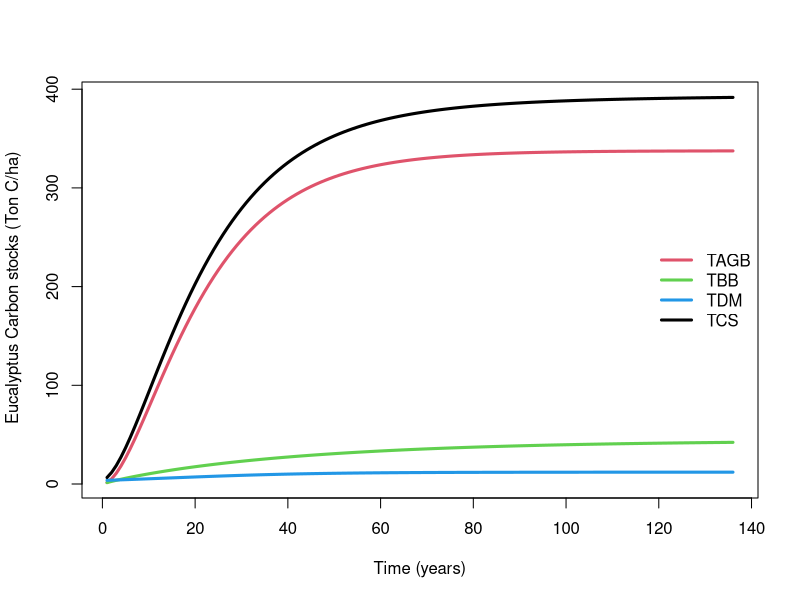

This chart was generated by the following R code: (Note: this script raises an error after producing the figure.)
library(ggplot2)
library(plyr)
library(dplyr)
# BUSINESS AS USUAL SCENARIO
# The simulated forest is 60 years old, so we run the simulation starting 60 years from 2025, until 2100
t=seq(1965:2100)
# We use data from Eucalyptus plantations in Hawai'i
# CAN BE IMPROVED: instead of starting with this amount of C, how about constraining the model
# to reach this amount whenever the data were taken
AGB=337.6 # aboveground biomass carbon (tons ha-1) lidar data obtained by Hayley
BGB=mean(c(22.4, 66)) # belowground biomass carbon (tons ha-1) averaged from Reeves 2012 thesis and Selments et al. 2017
DM=12 # litter carbon (tons ha-1) from Selments et al. 2017
# Forest model from Sierra et al. 2012 without the soil compartment adjusted to Hawai'i data
# CAN BE IMPROVED: NEED A EUCALYPTUS GROWTH MODEL
forestmodel <- function(t) {
  TAGB <- AGB * (1 - exp(-0.064 * t))^1.964
  TBB <- BGB * (1 - exp(-0.022 * t))^0.897
  TDM <- DM / (1 + 2.363 * exp(-0.062 * t))
  TCS <- TAGB + TBB + TDM
  return(data.frame(
    t = t,
    TAGB = TAGB,
    TBB = TBB,
    TDM = TDM,
    TCS = TCS
  ))
}
forestvalues <- forestmodel(t)
# Plot the results
matplot(forestvalues$t,forestvalues[,2:5], type="l", lty=1,lwd=3, col=c(2:4,1), 
        ylab=" Eucalyptus Carbon stocks (Ton C/ha)", xlab="Time (years)")
legend("right",c("TAGB", "TBB","TDM","TCS"),lty=1,col=c(2:4,1), lwd=3, bty="n")

# A SECOND VERSION:
# Using repeated growth plot data from the Division of Forestry and Wildlife (DOFAW)
# For two locations near HuiMAU 
# For four Eucalyptus species:
# ES: Eucalyptus saligna
# EM: Eucalyptus microcorys
# ER: Eucalyptus robusta
# EF: Eucalyptus resinifera
# Use allometric equations in Kaye et al. 2000 developed for Eucalyptus in Hawai'i
biomass= function(DBH) {
  wood=0.0062*DBH^3.3178
  crown=0.0082*DBH^2.2095
  root=0.029*DBH^2.432 # in Waring and Powers 2017 for Eucalyptus in Kenya
  biomass = wood + crown + root
  return(data.frame(
    wood=wood,
    crown=crown,
    root=root,
    total=biomass
  ))
}
# data=na.omit(DOFAWfiltered)
# eucbiomass=biomass(data$'DBH..cm.') # kg
# data=cbind(data, eucbiomass)
# write.csv(data, 'C:/Users/asarq/Documents/GitHub/N196CBS/Data/DOFAWfiltered.csv')
byplot = ddply(DOFAWfiltered, .(Plot, age),summarise, 
               woodarea = sum(wood)/0.04,
               crownarea = sum(crown)/0.04,
               rootarea = sum(root)/0.04, 
               totalarea=sum(total)/0.04
               ) 
ggplot(data=byplot, aes(age, totalarea/1000,color=as.factor(Plot))) +
  geom_point(size=5) +
  ylab('Total biomass (Mg/ha)') +
  theme_bw()
ggplot(data=byplot, aes(age, (woodarea+crownarea)/1000,color=as.factor(Plot))) +
  geom_point(size=5) +
  ylab('AGB (Mg/ha)')  +
  theme_bw()
# try with Chave et al. 2014 equation instead of Kaye's
biomass2= function(DBH, Height) {
  AGB <- 0.0673 * (d*DBH^2*Height)^0.976
  BGB=0.029*DBH^2.432 # in Waring and Powers 2017 for Eucalyptus in Kenya
  total = AGB + BGB
  return(data.frame(
    AGB=AGB,
    BGB=BGB,
    total=total
  ))
}
d=mean(0.803, 0.679, 0.87) #specific gravity (g/cm3) from moisturemeters.com.au/pages/australian-species-spacific-gravity-table
eucbiomass2=biomass2(DOFAWfiltered$DBH, DOFAWfiltered$Height)
#compare predictions
plot(eucbiomass$total, eucbiomass2$total)
cor(eucbiomass$total, eucbiomass2$total) # r2: 0.968
# both methods work similarly, so I'm sticking with the Hawaiian equations in Kaye et al. 2000
# Fitting a Gompertz logistic model to total biomass data.
time=c(0, byplot$age)
biomass=c(0,byplot$totalarea/1000) # transform to Mg
gompertz <- nls(biomass ~ A * exp(-B * exp(-k * time)),
                      start = list(A = 2084, B = 3, k = 0.022), # initial values for iterative optimization
                      data = data.frame(time, biomass))
summary(gompertz)
# residual analysis
plot(time, residuals(gompertz), main="Residuals vs Time", ylab="Residuals")
hist(residuals(gompertz), main="Histogram of Residuals", xlab="Residuals")
# pseudo R2
rss <- sum(residuals(gompertz)^2)
tss <- sum((biomass - mean(biomass))^2)
pseudo_R2 <- 1 - (rss/tss)
# fitted curve vs data
plot(time, biomass, main="Gompertz Model Fit", xlab="Time", ylab="Biomass")
lines(time, predict(gompertz), col="red", lwd=2)
# final equation
forestmodel2=function(t) {
  biomass=2223 * exp(-2.946 * exp(-0.04306 * t)) # parameters from previous optimization
  return(data.frame(
    time=t,
    biomass=biomass
  ))
}
# apparently the forest was planted in 1994
t=seq(1994:2100)
forestvalues2=forestmodel2(t)
years=seq(from=1994, to=2100, by=1)
matplot(t,forestvalues2$biomass, type="l", lty=1,lwd=3, col=c(2), 
        ylab=" Eucalyptus biomass (Mg C/ha)", xlab="Years")
points(time, biomass)
# fit a model for BGB
BGB=c(0,byplot$rootarea/1000) # transform to Mg
BGBgompertz <- nls(BGB ~ A * exp(-B * exp(-k * time)),
                start = list(A = 222, B = 3, k = 0.022), # initial values for iterative optimization
                data = data.frame(time, BGB))
summary(BGBgompertz)
# residual analysis
plot(time, residuals(BGBgompertz), main="Residuals vs Time", ylab="Residuals")
hist(residuals(BGBgompertz), main="Histogram of Residuals", xlab="Residuals")
# pseudo R2
rss <- sum(residuals(BGBgompertz)^2)
tss <- sum((BGB - mean(BGB))^2)
pseudo_R2 <- 1 - (rss/tss)
# fitted curve vs data
plot(time, BGB, main="Gompertz Model Fit", xlab="Time", ylab="BGB")
lines(time, predict(BGBgompertz), col="red", lwd=2)
# final equation
BGBmodel2=function(t) {
  BGB=198.9191 * exp(-2.76846 * exp(-0.06354 * t)) # parameters from previous optimization
  return(data.frame(
    time=t,
    BGB=BGB
  ))
}
# apparently the forest was planted in 1994
t=seq(1994:2100)
BGBvalues2=BGBmodel2(t)
years=seq(from=1994, to=2100, by=1)
matplot(t,BGBvalues2$BGB, type="l", lty=1,lwd=3, col=2, ylim=c(0, max(BGB)),
        ylab=" Eucalyptus root biomass (Mg C/ha)", xlab="Years")
points(time, BGB)



##################################################################

# UTOPIAN SCENARIO

# Imagine Eucalyptus are cleared and turned into biochar (see script soilmodel.R)
# In that place, Kukui (Aleurites moluccanus) are planted as an agroforestry management 
# CAN BE IMPROVED: could try different belowground models. Also, lacking dead biomass model. Also, Kukui C content
# OJO: the formula from Chave is not in kg/ha. Maybe what Lincoln did is incorrect.
kukuimodel <- function(t, d) {
  DBH <- -9.021135 + 16.757157 * log(t) # from Lincoln 2023 (in cm)
  HEIGHT <- -3.635323 + 8.5568025 * log(t) # from Lincoln 2023 (in m)
  AGB <- 0.0673 * (d*DBH^2*HEIGHT)^0.976  # formula 4 in Chave et al. 2014 (in kg/ha) !!!!!!!!
  BGB =   0.016*DBH^2.597  # From Waring & Powers 2017 (in kg/ha) CAN BE IMPROVED
  TCS = (AGB + BGB)*0.45 # convert to carbon (standard placeholder for now)
  return(data.frame(
    t = t,
    DBH = DBH, 
    HEIGHT = HEIGHT,
    AGB = AGB/1000, # convert to Mg from kg
    BGB = BGB/1000,
    TCS = TCS/1000
  ))
}
# wood density from Krisnawati et al. 2011 
wooddensities=c(230, 310, 330, 440, 490) # (kg/m3) 
wooddensities=c(wooddensities, mean(wooddensities))/1000 # divide by 1000 because in the model it is in g/cm3

# this simulation starts in 2025, so it's only 76 years
tb=seq(2025:2100)
kukuivalues = lapply(wooddensities, function (density) kukuimodel(tb, density)) 
# Plot the results for different values of wood density (as a sensitivity analysis)
matplot(tb,kukuivalues[[6]]$AGB, type="l", lty=1,lwd=3, 
        ylab="Aboveground biomass carbon (Mg/ha)", xlab="Time (years)")
lines(tb,kukuivalues[[1]]$AGB, type="l", lty=1, col = 2, lwd=3)
lines(tb,kukuivalues[[2]]$AGB, type="l", lty=1, col = 3, lwd=3)
lines(tb,kukuivalues[[3]]$AGB, type="l", lty=1, col = 4, lwd=3)
lines(tb,kukuivalues[[4]]$AGB, type="l", lty=1, col = 5, lwd=3)
lines(tb,kukuivalues[[5]]$AGB, type="l", lty=1, col = 6, lwd=3)
legend("topleft",c("average","230 kg/m3", "310 kg/m3", "330 kg/m3", "440 kg/m3", "490 kg/m3"),lty=1,col=c(1:6), lwd=3, bty="n")
# Plot the results for average wood density
matplot(tb,kukuivalues[[6]]$TCS, type="l", lty=1,lwd=3, 
        ylab="Total Kukui carbon (Mg/ha)", xlab="Time (years)")
lines(tb,kukuivalues[[6]]$AGB*0.45, type="l", lty=1, col = 2, lwd=3)
lines(tb,kukuivalues[[6]]$BGB*0.45, type="l", lty=1, col = 3, lwd=3)    
legend("topleft",c("Total", "Aboveground", "Belowground"),lty=1,col=c(1:3), lwd=3, bty="n")
# CAN BE IMPROVED:
# Kukui values are smaller than Eucalyptus, but generally are half their height, so it could be right.
